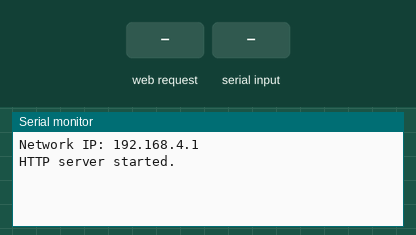
Simulated run of this program. Board: ESP8266 (NodeMCU). Shown: the last lines printed to the serial monitor. Inputs (shaded band) come from the test bench.

Above: at 1.2 s.
1.3 s: HTTP request GET / received
At 2.3 s:
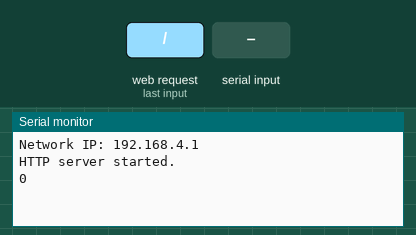
2.8 s: "90,45\n" received over Serial
At 4.3 s:
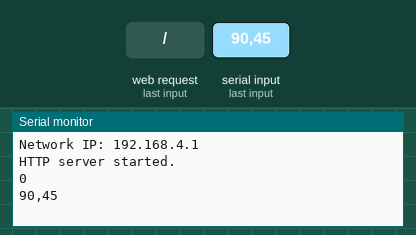
5.3 s: HTTP request GET /add received
At 6.3 s:
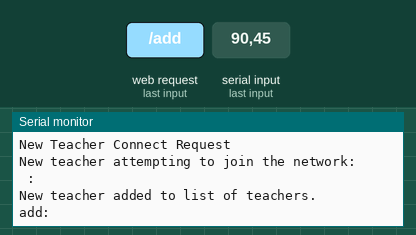
6.8 s: "1,90,45\n" received over Serial
At 8.5 s:
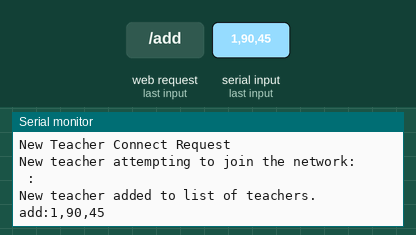
9.3 s: HTTP request GET /add?keypad=1 received
At 10.5 s:
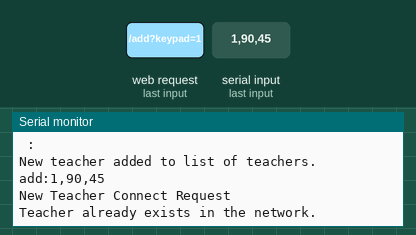
10.8 s: HTTP request GET /response?keypad=1&response=1&name=1 received
At 12.0 s:
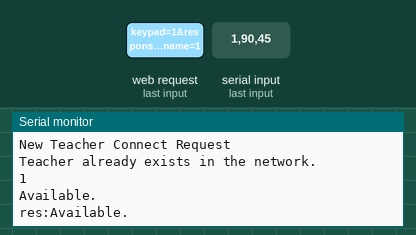

Measured:
- after the input at 1.3 s, the serial monitor: prints a new line at once (image 1)
- after the input at 2.8 s, the serial monitor: prints a new line after 1.0 s (image 2)
- after the input at 5.3 s, the serial monitor: prints a new line at once (image 3)
- after the input at 6.8 s, the serial monitor: prints a new line after 1.0 s (image 4)
- after the input at 9.3 s, the serial monitor: prints a new line at once (image 5)
- after the input at 10.8 s, the serial monitor: prints a new line at once (image 6)

The program:

main.cpp
```cpp
/*
// File			: main.cpp
// Project		: Page.Me-Server
// By			: Benjamin Schropp (Ben) and Andrei Pana (Andrei)
// Date			:
// Description	: Creates the WiFi network and handles network requests from Page.Me Clients
*/

#include <Arduino.h>
#include <ESP8266WiFi.h>
#include <WiFiClient.h>
#include <ESP8266WebServer.h>
#include <map>
#include <list>
#include <iterator>

extern "C" {
    #include <user_interface.h>
}

struct teacher
{
    String tName;
    String address;
};

String requestedTeacher = "";
String requestedTeacherResponse = "";

//SSID and Password to ESP Access Point
const char *ssid = "ESPWebServer";
const char *password = "12345678";

ESP8266WebServer server(80);

//DECLARATION OF DEVICES AND TEACHERS ASSOCIATED WITH SAID DEVICES
std::map<int, teacher> teachers;

std::map<int, String> responses;

String request = "";

String testResponse = "";

struct station_info *stat_info;
struct ip_addr *IPaddress;
IPAddress address;

int findTeacher(String teacherName, String teacherAddress);
void replaceName(String teacherName, String teacherAddress);
void replaceAddress(String teacherName, String teacherAddress);
void addTeacher(String teacherName, String teacherAddress);
void printTeachers();

// function prototypes for HTTP handlers
void handleRoot();
void handleNotFound();
void handleCheck();
void handleTeacherConnectRequest();
void handleTest();
void handleTeacherResponse();
void handleTeacherNameUpdate();
//void dumpClients();

//===============================================================
//                  SETUP
//===============================================================
void setup(void){
    Serial.begin(9600);
    Serial.println("");
    WiFi.mode(WIFI_AP);           //Only Access point
    WiFi.softAP(ssid, password);  //Start HOTspot removing password will disable security

    IPAddress myIP = WiFi.softAPIP(); //Get IP address
    Serial.print("Network IP: ");
    Serial.println(myIP);

    server.on("/", handleRoot);      //Which routine to handle at root location
    server.onNotFound(handleNotFound);        // When a client requests an unknown URI (i.e. something other than "/"), call function "handleNotFound"
    server.on("/add", handleTeacherConnectRequest);
    server.on("/check", handleCheck);
    server.on("/test", handleTest);
    server.on("/response", handleTeacherResponse);
    server.on("/update", handleTeacherNameUpdate);

    server.begin();
    Serial.println("HTTP server started.");

    responses.insert(std::pair<int, String>(1, "Available."));
    responses.insert(std::pair<int, String>(2, "Back in 5 min."));
    responses.insert(std::pair<int, String>(3, "Back in 10 min."));
    responses.insert(std::pair<int, String>(4, "Back in 15 min."));
    responses.insert(std::pair<int, String>(5, "Not available."));
}
//===============================================================
//                     LOOP
//===============================================================
void loop(void){
    server.handleClient();          //Handle client requests
    if (Serial.available() > 0) {
        String message = Serial.readString();
        request = message;
        Serial.println(request);
    }
    //Serial.printf("Stations connected to soft-AP = %d\n", WiFi.softAPgetStationNum());
}

void handleTest() {
    server.send(200, "text/plain", testResponse);
}

void handleRoot() {
    String val = server.arg("keypad");
    Serial.println(val);
    int a = atoi(val.c_str());
    Serial.println(a);
    val = a + " received.";
    server.send(200, "text/plain", val);   // Send HTTP status 200 (Ok) and send some text to the browser/client
}

void handleNotFound(){
    server.send(404, "text/plain", "404: Not found"); // Send HTTP status 404 (Not Found) when there's no handler for the URI in the request
}

void handleTeacherResponse() {
    String val = server.arg("response");
    Serial.println(val);
    int a = atoi(val.c_str());
    Serial.println(responses.at(a));
    String response = "res:";
    //response.concat(val);
    response.concat(responses.at(a));
    char* buf = (char*) malloc(sizeof(char)*response.length()+1);
    response.toCharArray(buf, response.length()+1);
    Serial.write(buf);
    free(buf);
    request = "";
    server.send(200, "text/plain", val); //send back for confirmation of delivery
    //write over serial to server backend to show response to student
}

void handleCheck() {
    //Serial.print("Sending response: ");
    //Serial.print(request);
    server.send(200, "text/plain", request);
    //String val = server.arg("teacher");
    //if request, send teacher
    //if response write over serial
}

void handleTeacherNameUpdate() {
    String teacherName = server.arg("name");
    String teacherAddress = server.arg("address");
    Serial.println("New Teacher Connect Request");
    int key = findTeacher(teacherName, teacherAddress);
    if (key == -2) {
        Serial.println("Teacher found, updating name.");
        replaceName(teacherName, teacherAddress);
    }
}

void handleTeacherConnectRequest() {
    String teacherName = server.arg("name");
    String teacherAddress = server.arg("address");
    Serial.println("New Teacher Connect Request");
    int key = findTeacher(teacherName, teacherAddress);
    if (key == -1) {
        Serial.println("New teacher attempting to join the network: ");
        Serial.print(teacherName);
        Serial.print(" : ");
        Serial.println(teacherAddress);
        addTeacher(teacherName, teacherAddress);
        //Send confirmation
        server.send(200, "text/plain", teacherName);
    }
    else if (key == -2) {
        Serial.println("Teacher already exists in the network but there is an address mismatch, updating the address.");
        replaceAddress(teacherName, teacherAddress);
        server.send(200, "text/plain", "updated");
    }
    else {
        Serial.println("Teacher already exists in the network.");
        server.send(200, "text/plain", "existError");
    }
}

int findTeacher(String teacherName, String teacherAddress) {
    std::map<int, teacher>::const_iterator it;
    int key = -1;
    for (it = teachers.begin(); it != teachers.end(); ++it)
    {
        Serial.println(it->second.tName);
        Serial.println(teacherName);
        //If names match we assume the teacher already exists in the map
        if (it->second.tName.compareTo(teacherName) == 0 && it->second.address.compareTo(teacherAddress) == 0)
        {
            key = it->first;
            break;
        }
        else if (it->second.tName.compareTo(teacherName) == 0 && it->second.address.compareTo(teacherAddress) != 0) {
            key = -2;
            break;
        }
    }
    return key;
}

void replaceName(String teacherName, String teacherAddress) {
    std::map<int, teacher>::iterator it;
    for (it = teachers.begin(); it != teachers.end(); ++it)
    {
        if (it != teachers.end()) {
            it->second.tName = teacherName;
            Serial.print("Replaced name for ");
            Serial.print(teacherName);
            break;
        }
    }
}

void replaceAddress(String teacherName, String teacherAddress) {
    std::map<int, teacher>::iterator it;
    for (it = teachers.begin(); it != teachers.end(); ++it)
    {
        if (it != teachers.end()) {
            it->second.address = teacherAddress;
            Serial.print("Replaced address for ");
            Serial.print(teacherName);
            Serial.print(" with ");
            Serial.println(teacherAddress);
            break;
        }
    }
}

void addTeacher(String teacherName, String teacherAddress) {
    teacher myTeacher;
    myTeacher.tName = teacherName;
    myTeacher.address = teacherAddress;
    teachers.insert(std::pair<int, teacher>(teachers.size(), myTeacher));
    Serial.println("New teacher added to list of teachers.");
    String teacherToSend = "add:";
    teacherToSend.concat(teacherName);
    char* buf = (char*) malloc(sizeof(char)*teacherToSend.length()+1);
    teacherToSend.toCharArray(buf, teacherToSend.length()+1);
    Serial.write(buf);
    free(buf);
}

void printTeachers() {
    Serial.println("Teachers contains:");
    std::map<int, teacher>::iterator it = teachers.begin();
    for (it = teachers.begin(); it != teachers.end(); ++it) {
        Serial.printf("ID: %d\n", it->first);
        Serial.print("Name: ");
        Serial.println(it->second.tName);
        Serial.print("Address: ");
        Serial.println(it->second.address);
    }
}

/*void dumpClients()
{
  Serial.print(" Clients:\r\n");
  stat_info = wifi_softap_get_station_info();
  while (stat_info != NULL)
  {
    IPaddress = &stat_info->ip;
    address = IPaddress->addr;
    Serial.print("\t");
    Serial.print(address);
    Serial.print("\r\n");
    stat_info = STAILQ_NEXT(stat_info, next);
  }
}*/
```
